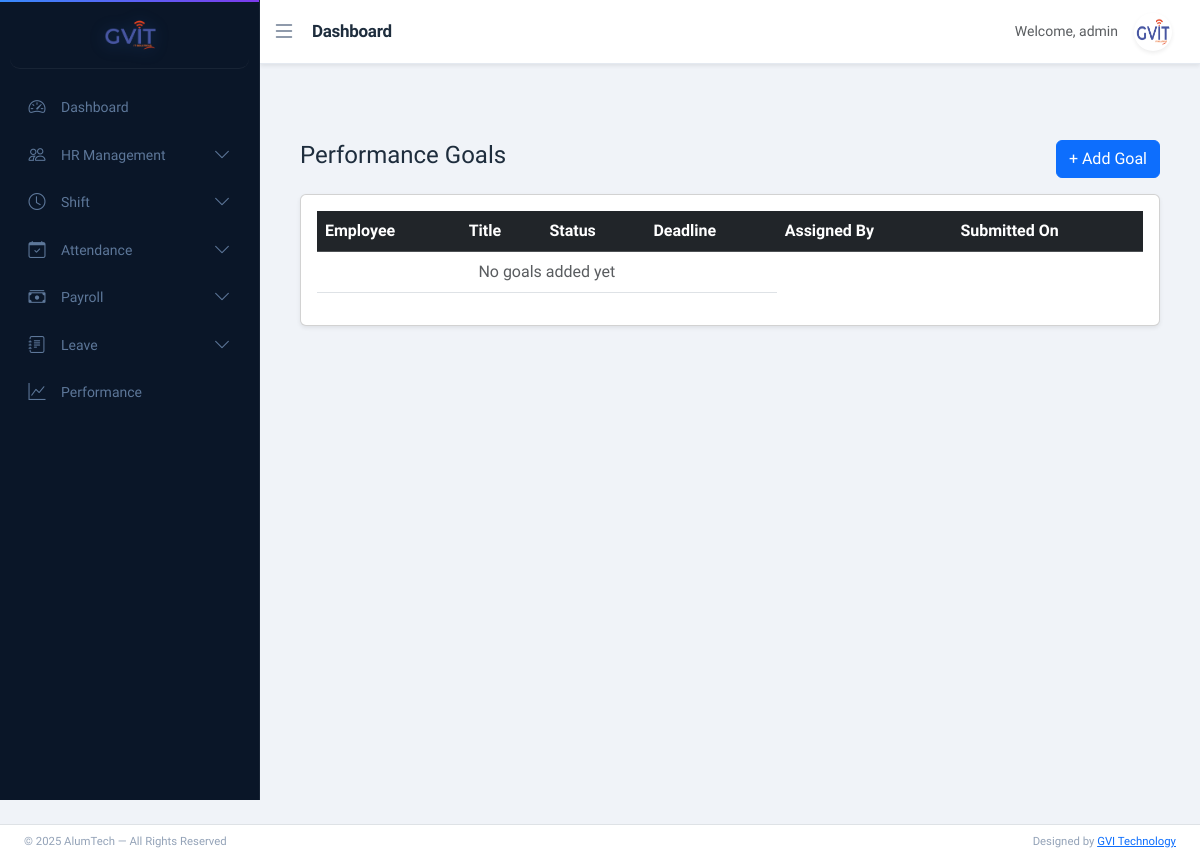
Page /performance/goals/ (signed in) on the earlier database version.
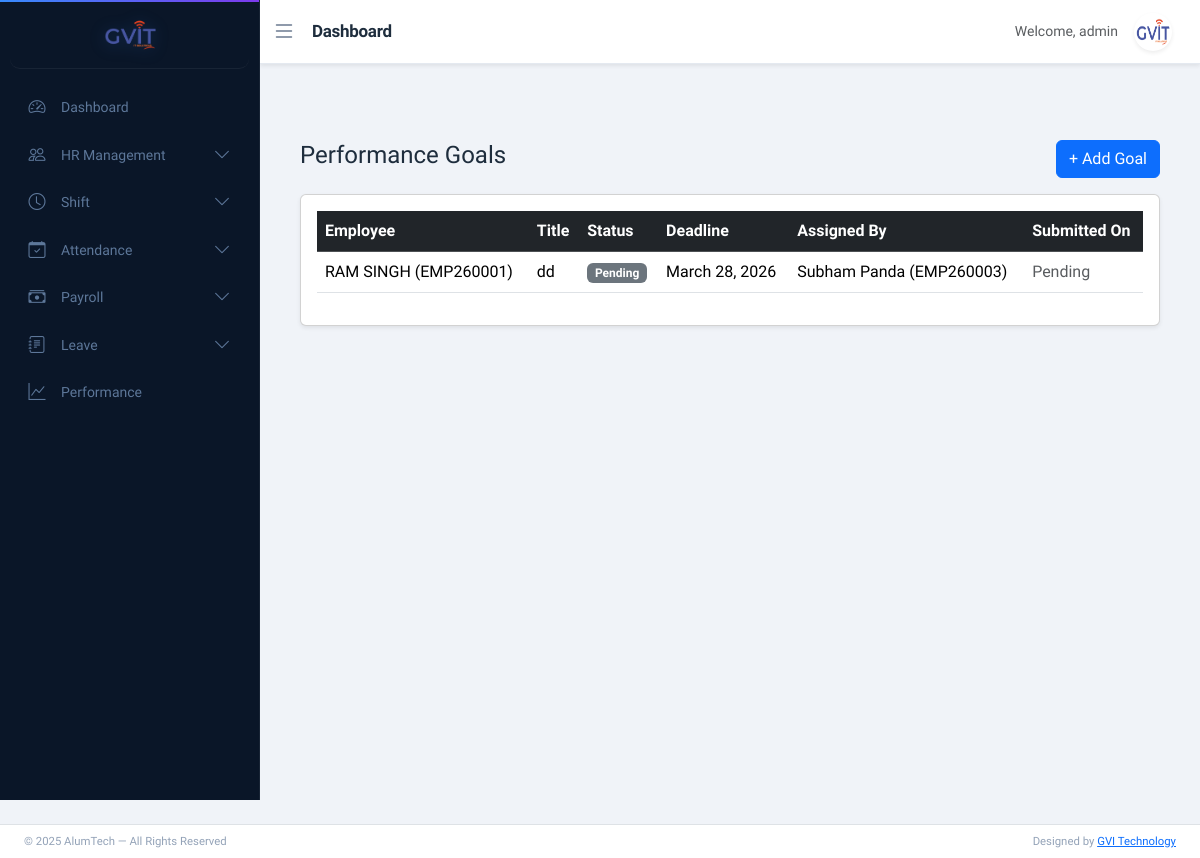
Same page on the later database version.
### performance/models.py (models this page shows, shortened)
class Goal(models.Model):
    STATUS_CHOICES = [
        ('Assigned', 'Assigned'),
        ('In Progress', 'In Progress'),
        ('Completed', 'Completed'),
    ]
    employee = models.ForeignKey(Employee, on_delete=models.CASCADE)
    created_by = models.ForeignKey(Employee, related_name='goals_created', on_delete=models.SET_NULL, null=True,blank=True)
    created_by_user = models.ForeignKey(User, on_delete=models.SET_NULL, null=True, blank=True)  # ✅ NEW
    title = models.CharField(max_length=200)
    description = models.TextField()
    achieved_value = models.IntegerField(default=0,blank=True)
    deadline = models.DateField()
    status = models.CharField(max_length=20, choices=STATUS_CHOICES, default='Assigned')
    submitted_at = models.DateField(null=True, blank=True)

### app/models.py (models this page shows)
class Employee(models.Model):
    BLOOD_GROUP_CHOICES = [
        ('A+', 'A+'), ('A-', 'A-'),
        ('B+', 'B+'), ('B-', 'B-'),
        ('O+', 'O+'), ('O-', 'O-'),
        ('AB+', 'AB+'), ('AB-', 'AB-'),
    ]
    BACHELOR_CHOICES = [
        ('BCom', 'B.Com'),
        ('BSc', 'B.Sc'),
        ('BA', 'B.A'),
        ('BTech', 'B.Tech'),
    ]
    MASTER_CHOICES = [
        ('MCom', 'M.Com'),
        ('MSc', 'M.Sc'),
        ('MA', 'M.A'),
        ('MTech', 'M.Tech'),
    ]
    first_name = models.CharField(max_length=50)
    middle_name = models.CharField(max_length=50, blank=True)
    last_name = models.CharField(max_length=50)
    gender = models.CharField(max_length=10,choices=[('Male','Male'),('Female','Female'),('Other','Other')])
    blood_group = models.CharField(max_length=10, choices=BLOOD_GROUP_CHOICES, blank=True, null=True)
    date_of_birth = models.DateField(null=True, blank=True)
    father_name = models.CharField(max_length=100, blank=True)
    mother_name = models.CharField(max_length=100, blank=True)
    user = models.OneToOneField(User, on_delete=models.CASCADE, null=True, blank=True, related_name='employee_profile')
    email = models.EmailField(unique=True)
    contact_no = models.CharField(max_length=15)
    emergency_contact = models.CharField(max_length=15)
    address = models.TextField(blank=True, null=True)
    permanent_address = models.TextField(blank=True, null=True)
    bachelor_degree = models.CharField(max_length=10, choices=BACHELOR_CHOICES, blank=True, null=True)
    master_degree = models.CharField(max_length=10, choices=MASTER_CHOICES, blank=True, null=True)
    employee_id = models.CharField(max_length=20, unique=True)
    role = models.CharField(
    max_length=20,
    choices=[
        ('HR','HR'),
        ('ACCOUNTS','Accounts'),
        ('EMPLOYEE','Employee')
    ],
    default='EMPLOYEE'
)
    department = models.ForeignKey(Department, on_delete=models.PROTECT)
    designation = models.ForeignKey(Designation, on_delete=models.PROTECT)
    date_of_joining = models.DateField(blank=True, null=True)
    photo = models.ImageField(upload_to='employees/', blank=True, null=True)
    pan_no = models.CharField(max_length=10,blank=True,null=True)
    Aadhar_no = models.CharField(max_length=12,blank=True,null=True)
    Bank_name = models.CharField(max_length=50,blank=True,null=True)
    acc_no = models.CharField(max_length=15,blank=True,null=True)
    ifsc_no = models.CharField(max_length=15,blank=True,null=True)
    branch_name = models.CharField(max_length=50,blank=True,null=True)
    is_active = models.BooleanField(default=True)
    created_at = models.DateTimeField(auto_now_add=True)
    lwp_balance = models.IntegerField(default=0)
    generated_at = models.DateField(blank=True, null=True)
    created_by = models.ForeignKey(User, on_delete=models.SET_NULL, null=True, blank=True, related_name='created_employees')
    def full_name(self):
        return f"{self.first_name} {self.middle_name} {self.last_name}".strip()
    def __str__(self):
        return f"{self.full_name()} ({self.employee_id})"

### performance/views.py (the view)
# urls.py: path('goals/', views.goal_list, name='goal_list'),
@user_passes_test(is_hr_or_admin)
def goal_list(request):
    goals = Goal.objects.all()
    base_template = get_base_template(request.user)
    return render(request, 'performance/goal_list.html', {'goals': goals,'base_template': base_template})

### performance/views.py (called while the page is built)
def is_hr_or_admin(user):
    if not user.is_authenticated:
        return False
    if user.is_superuser:
        return True
    return Employee.objects.filter(user=user, role='HR').exists()

def get_base_template(user):
    if user.is_superuser:
        return 'base_dashboard.html'   # your admin base
    else:
        return 'base_hr_dashboard.html'

### performance/templates/performance/goal_list.html
{% extends base_template %}
{% block content %}
<div class="container mt-4">
  <div class="d-flex justify-content-between align-items-center mb-3">
    <h4>Performance Goals</h4>
    <a href="{% url 'add_goal' %}" class="btn btn-primary"> + Add Goal </a>
  </div>
  <div class="card shadow-sm">
    <div class="card-body">
      <table class="table table-hover">
        <thead class="table-dark">
          <tr>
            <th>Employee</th>
            <th>Title</th>
            <th>Status</th>
            <th>Deadline</th>
            <th>Assigned By</th>
            <th>Submitted On</th>
          </tr>
        </thead>
        <tbody>
          {% for goal in goals %}
          <tr>
            <td>{{ goal.employee }}</td>
            <td>{{ goal.title }}</td>
            <td>
              <span
                class="badge {% if goal.status == 'Completed' %}bg-success {% elif goal.status == 'In Progress' %}bg-warning {% else %}bg-secondary {% endif %}"
              >
                {{ goal.status }}
              </span>
            </td>
            <td>{{ goal.deadline }}</td>
            <td>
              {% if goal.created_by %} {{ goal.created_by }} {% else %} {{
              goal.created_by_user.username }} {% endif %}
            </td>
            <td>
                {% if goal.submitted_at %}
                    {{ goal.submitted_at|date:"d M Y" }}
                {% else %}
                    <span class="text-muted">Pending</span>
                {% endif %}
            </td>
          </tr>
          {% empty %}
          <tr>
            <td colspan="4" class="text-center text-muted">
              No goals added yet
            </td>
          </tr>
          {% endfor %}
        </tbody>
      </table>
    </div>
  </div>
</div>
{% endblock %}

### templates/base_dashboard.html (shortened to what this page needs)
{% load static %}
<!doctype html>
<html lang="en">
<head>
<link href="https://cdn.jsdelivr.net/npm/bootstrap@5.3.2/dist/css/bootstrap.min.css" rel="stylesheet">
<link href="https://cdn.jsdelivr.net/npm/bootstrap-icons@1.11.3/font/bootstrap-icons.css" rel="stylesheet">
<link rel="stylesheet" href="{% static 'css/dashboard_style.css' %}">
</head>
<body>
{% if request.user.is_superuser %}
    {% include "includes/sidebar_admin.html" %}
{% elif request.user.employee_profile.role == "HR" %}
    {% include "includes/sidebar_hr.html" %}
{% elif request.user.employee_profile.role == "ACCOUNTS" %}
    {% include "includes/sidebar_accounts.html" %}
{% else %}
    {% include "includes/sidebar_employee.html" %}
{% endif %}
<nav class="navbar navbar-expand-lg navbar-custom shadow-sm" id="navbar">
    <div class="container-fluid">
        <button class="toggle-btn border-0 bg-transparent p-0"
                id="sidebarToggleBtn"
                aria-label="Toggle sidebar"
                aria-expanded="true"
                aria-controls="sidebar">
            <i class="bi bi-list fs-4"></i>
        </button>
        <span class="navbar-brand ms-3 fw-semibold">
            {% block page_title %}Dashboard{% endblock %}
        </span>
        <div class="ms-auto d-flex align-items-center gap-3 me-3">
            <span class="text-muted small">
                Welcome, {{ request.user.username }}
            </span>
            <div class="dropdown">
                <a href="#"
                   class="dropdown-toggle profile-toggle"
                   data-bs-toggle="dropdown"
                   aria-label="User profile menu"
                   aria-haspopup="true"
                   aria-expanded="false">
                    <img src="{% static 'images/gvit.png' %}"
                         width="38"
                         height="38"
                         class="rounded-circle shadow-sm"
                         alt="Profile picture">
                </a>
            </div>
        </div>
    </div>
</nav>
<div class="content mt-4 pb-5" id="content">
    {% block content %}{% endblock %}
</div>
<footer id="footer" class="bg-secondary border-top mt-auto">
    <div class="container-fluid px-4">
        <div class="row align-items-center py-2">
            <div class="col-md-6 small">
                © 2025 AlumTech — All Rights Reserved
            </div>
            <div class="col-md-6 text-md-end small">
                Designed by
                <a href="https://www.gvitechnology.com/" target="_blank">
                    GVI Technology
                </a>
            </div>
        </div>
    </div>
</footer>
</body>
</html>

### templates/includes/sidebar_admin.html (shortened to what this page needs)
{% load static %}
<div class="sidebar" id="sidebar">
<a href="{% url 'dashboard' %}" class="d-block text-center mb-3 sidebar-logo">
    <img src="{% static 'images/gvit.png' %}" width="60">
</a>
<a href="{% url 'dashboard' %}">
<i class="bi bi-speedometer2"></i>
<span>Dashboard</span>
</a>
<a class="menu-toggle" data-bs-toggle="collapse" href="#hrMenu">
<i class="bi bi-people"></i>
<span>HR Management</span>
<i class="bi bi-chevron-down ms-auto"></i>
</a>
<a class="menu-toggle" data-bs-toggle="collapse" href="#shiftMenu">
<i class="bi bi-clock"></i>
<span>Shift</span>
<i class="bi bi-chevron-down ms-auto"></i>
</a>
<a class="menu-toggle" data-bs-toggle="collapse" href="#attendanceMenu">
<i class="bi bi-calendar-check"></i>
<span>Attendance</span>
<i class="bi bi-chevron-down ms-auto"></i>
</a>
<a class="menu-toggle" data-bs-toggle="collapse" href="#salaryMenu">
<i class="bi bi-cash-stack"></i>
<span>Payroll</span>
<i class="bi bi-chevron-down ms-auto"></i>
</a>
<a class="menu-toggle" data-bs-toggle="collapse" href="#leaveMenu">
<i class="bi bi-journal-text"></i>
<span>Leave</span>
<i class="bi bi-chevron-down ms-auto"></i>
</a>
<div class="nav-item">
        <a data-bs-toggle="collapse" href="#performanceMenu" role="button">
            <i class="bi bi-graph-up"></i>
            <span>Performance</span>
        </a>
    </div>
</div>

### static/css/dashboard_style.css (style rules this page uses)
:root { --sidebar-width: 260px; --sidebar-collapsed: 72px; --navbar-height: 64px; --sidebar-bg: #0a1628; --sidebar-surface: #111f38; --sidebar-border: rgba(255,255,255,0.06); --sidebar-active-glow: rgba(56, 139, 253, 0.15); --accent: #388bfd; --accent-soft: rgba(56, 139, 253, 0.18); --accent-glow: 0 0 20px rgba(56, 139, 253, 0.35); --text-primary: #e6edf3; --text-muted: #5d7799; --text-faint: #374a63; --bg-page: #f0f3f8; --surface: #ffffff; --border: #e4e9f0; --shadow-sm: 0 1px 3px rgba(0,0,0,0.06), 0 1px 2px rgba(0,0,0,0.04); --shadow-md: 0 4px 16px rgba(0,0,0,0.08); --radius: 12px; --transition: all 0.3s cubic-bezier(0.4, 0, 0.2, 1); }
*, *::before, *::after { box-sizing: border-box; }
body { overflow-x: hidden; background: var(--bg-page); font-family: 'Plus Jakarta Sans', 'Segoe UI', sans-serif; color: #1e2d3d; -webkit-font-smoothing: antialiased; }
.sidebar { width: var(--sidebar-width); height: 100vh; background: var(--sidebar-bg); position: fixed; top: 0; left: 0; padding-top: 0; color:white; transition: var(--transition); z-index: 1000; overflow-y: auto; overflow-x: hidden; border-right: 1px solid var(--sidebar-border); scrollbar-width: none; }
.sidebar::before { content: ''; position: absolute; top: 0; left: 0; right: 0; height: 2px; background: linear-gradient(90deg, var(--accent), #7c3aed, var(--accent)); background-size: 200% 100%; animation: shimmer 4s linear infinite; }
.sidebar-logo { display: flex; justify-content: center; align-items: center; padding: 22px 20px 18px; border-bottom: 1px solid var(--sidebar-border); margin-bottom: 12px; transition: var(--transition); }
.sidebar-logo img { max-width: 88px; border-radius: 14px; padding: 4px; transition: var(--transition); filter: drop-shadow(0 2px 8px rgba(56,139,253,0.25)); }
.sidebar a { color: var(--text-muted); padding: 10px 16px; margin: 2px 10px; display: flex; align-items: center; gap: 13px; text-decoration: none; transition: var(--transition); border-radius: 10px; border-left: none; font-size: 14px; font-weight: 500; white-space: nowrap; overflow: hidden; position: relative; }
.sidebar a i { font-size: 17px; min-width: 22px; text-align: center; flex-shrink: 0; transition: var(--transition); }
.sidebar a span { transition: opacity 0.2s ease, transform 0.2s ease; transform-origin: left; }
.navbar-custom { background: var(--surface); border-bottom: 1px solid var(--border); margin-left: var(--sidebar-width); height: var(--navbar-height); transition: var(--transition); display: flex; align-items: center; box-shadow: var(--shadow-sm); position: sticky; top: 0; z-index: 999; }
.navbar-brand { font-weight: 700; font-size: 17px; color: #1e2d3d; letter-spacing: -0.3px; }
.toggle-btn { font-size: 20px; cursor: pointer; color: #64748b; transition: var(--transition); padding: 6px; border-radius: 8px; line-height: 1; }
.profile-toggle img { cursor: pointer; border: 2px solid transparent; border-radius: 50%; transition: var(--transition); }
.profile-toggle::after { display: none !important; }
.profile-toggle { padding: 0; }
.content { margin-left: var(--sidebar-width); padding: 28px; padding-bottom: 90px; transition: var(--transition); min-height: calc(100vh - var(--navbar-height)); }
#footer { left: var(--sidebar-width); transition: var(--transition); background: var(--surface) !important; border-top: 1px solid var(--border); font-size: 13px; color: #94a3b8; }
#content { animation: pageFadeIn 0.3s ease forwards; }

Differences in the rows shown:
added Goal: employee "RAM SINGH (EMP260001)", title "dd", status "Pending", deadline "March 28, 2026", created_by "Subham Panda (EMP260003)"
Other differences:
text no longer shown: "No goals added yet"
